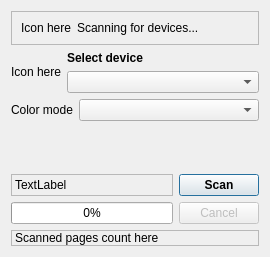
<?xml version="1.0" encoding="UTF-8"?>
<ui version="4.0">
 <class>ScannerDialog</class>
 <widget class="QDialog" name="ScannerDialog">
  <property name="geometry">
   <rect>
    <x>0</x>
    <y>0</y>
    <width>270</width>
    <height>257</height>
   </rect>
  </property>
  <property name="windowTitle">
   <string>Dialog</string>
  </property>
  <layout class="QVBoxLayout" name="verticalLayout">
   <item>
    <widget class="QFrame" name="widgetWait">
     <property name="frameShape">
      <enum>QFrame::StyledPanel</enum>
     </property>
     <property name="frameShadow">
      <enum>QFrame::Sunken</enum>
     </property>
     <layout class="QHBoxLayout" name="horizontalLayout_3">
      <item>
       <widget class="QLabel" name="labelIcon">
        <property name="sizePolicy">
         <sizepolicy hsizetype="Maximum" vsizetype="Preferred">
          <horstretch>0</horstretch>
          <verstretch>0</verstretch>
         </sizepolicy>
        </property>
        <property name="text">
         <string>Icon here</string>
        </property>
       </widget>
      </item>
      <item>
       <widget class="QLabel" name="labelWait">
        <property name="sizePolicy">
         <sizepolicy hsizetype="Minimum" vsizetype="Preferred">
          <horstretch>0</horstretch>
          <verstretch>0</verstretch>
         </sizepolicy>
        </property>
        <property name="text">
         <string>Scanning for devices...</string>
        </property>
       </widget>
      </item>
     </layout>
    </widget>
   </item>
   <item>
    <widget class="QWidget" name="widgetInteraction" native="true">
     <layout class="QVBoxLayout" name="verticalLayout_5">
      <property name="margin">
       <number>0</number>
      </property>
      <item>
       <layout class="QHBoxLayout" name="horizontalLayout">
        <item>
         <widget class="QLabel" name="labelIconScanner">
          <property name="sizePolicy">
           <sizepolicy hsizetype="Maximum" vsizetype="Preferred">
            <horstretch>0</horstretch>
            <verstretch>0</verstretch>
           </sizepolicy>
          </property>
          <property name="text">
           <string>Icon here</string>
          </property>
         </widget>
        </item>
        <item>
         <layout class="QVBoxLayout" name="verticalLayout_2">
          <item>
           <widget class="QLabel" name="label_9">
            <property name="text">
             <string>&lt;b&gt;Select device&lt;/b&gt;</string>
            </property>
           </widget>
          </item>
          <item>
           <widget class="QComboBox" name="comboBoxDevices"/>
          </item>
         </layout>
        </item>
       </layout>
      </item>
      <item>
       <layout class="QHBoxLayout" name="horizontalLayout_14">
        <item>
         <widget class="QLabel" name="label_3">
          <property name="sizePolicy">
           <sizepolicy hsizetype="Maximum" vsizetype="Preferred">
            <horstretch>0</horstretch>
            <verstretch>0</verstretch>
           </sizepolicy>
          </property>
          <property name="text">
           <string>Color mode</string>
          </property>
         </widget>
        </item>
        <item>
         <widget class="QComboBox" name="comboBoxColorMode"/>
        </item>
       </layout>
      </item>
      <item>
       <spacer name="verticalSpacer">
        <property name="orientation">
         <enum>Qt::Vertical</enum>
        </property>
        <property name="sizeHint" stdset="0">
         <size>
          <width>20</width>
          <height>8</height>
         </size>
        </property>
       </spacer>
      </item>
      <item>
       <layout class="QGridLayout" name="gridLayout_2">
        <item row="0" column="0">
         <widget class="QLabel" name="labelProgress">
          <property name="frameShape">
           <enum>QFrame::StyledPanel</enum>
          </property>
          <property name="text">
           <string>TextLabel</string>
          </property>
         </widget>
        </item>
        <item row="0" column="1">
         <widget class="QPushButton" name="buttonScan">
          <property name="font">
           <font>
            <weight>75</weight>
            <bold>true</bold>
           </font>
          </property>
          <property name="text">
           <string>Scan</string>
          </property>
         </widget>
        </item>
        <item row="1" column="0">
         <widget class="QProgressBar" name="progressBar">
          <property name="value">
           <number>0</number>
          </property>
         </widget>
        </item>
        <item row="1" column="1">
         <widget class="QPushButton" name="buttonCancel">
          <property name="enabled">
           <bool>false</bool>
          </property>
          <property name="text">
           <string>Cancel</string>
          </property>
         </widget>
        </item>
       </layout>
      </item>
      <item>
       <widget class="QLabel" name="labelPageCounter">
        <property name="sizePolicy">
         <sizepolicy hsizetype="Preferred" vsizetype="Maximum">
          <horstretch>0</horstretch>
          <verstretch>0</verstretch>
         </sizepolicy>
        </property>
        <property name="frameShape">
         <enum>QFrame::StyledPanel</enum>
        </property>
        <property name="text">
         <string>Scanned pages count here</string>
        </property>
       </widget>
      </item>
     </layout>
    </widget>
   </item>
  </layout>
 </widget>
 <resources/>
 <connections>
  <connection>
   <sender>buttonScan</sender>
   <signal>clicked()</signal>
   <receiver>ScannerDialog</receiver>
   <slot>onScan()</slot>
   <hints>
    <hint type="sourcelabel">
     <x>366</x>
     <y>382</y>
    </hint>
    <hint type="destinationlabel">
     <x>411</x>
     <y>370</y>
    </hint>
   </hints>
  </connection>
  <connection>
   <sender>buttonCancel</sender>
   <signal>clicked()</signal>
   <receiver>ScannerDialog</receiver>
   <slot>onCancel()</slot>
   <hints>
    <hint type="sourcelabel">
     <x>338</x>
     <y>414</y>
    </hint>
    <hint type="destinationlabel">
     <x>412</x>
     <y>417</y>
    </hint>
   </hints>
  </connection>
 </connections>
 <slots>
  <slot>onScan()</slot>
  <slot>onCancel()</slot>
 </slots>
</ui>
